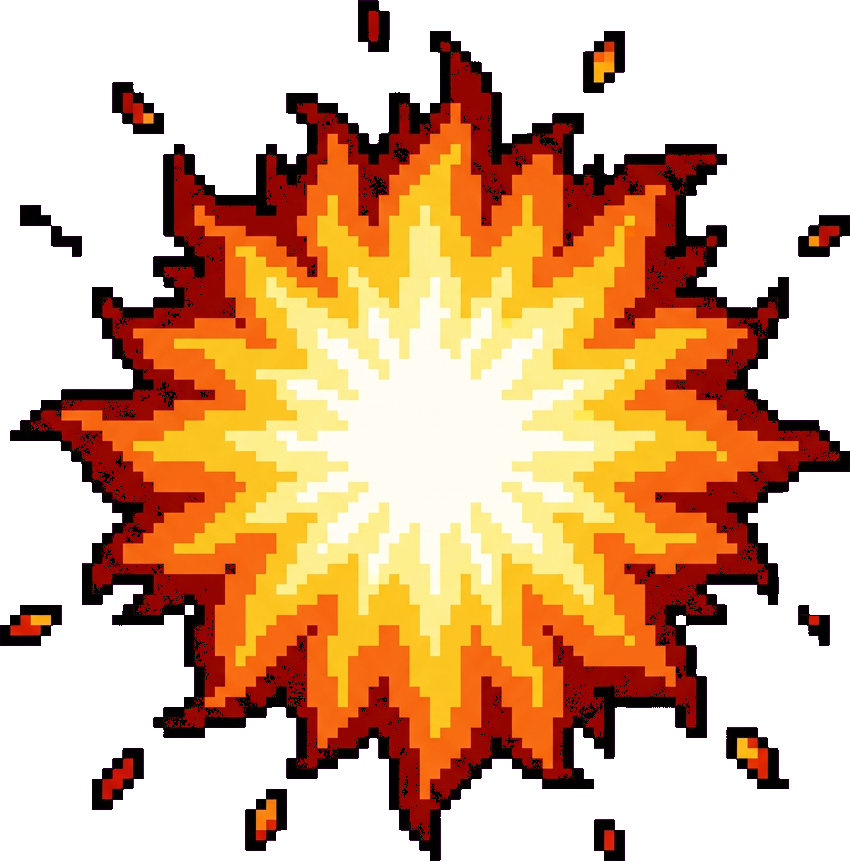
#> input picture projects/ashes-to-stars/art/out_p4_fx/fx_fire.png, 850 x 861 px
$ python optimize_fx_fire.py
#> lines starting #> are read from the running program, lines starting #| are printed output that depends on the picture; after the words box and inside, x2 and y2 are one past the last pixel; in counts of white or black regions, pixels touching at a corner belong together
### projects/ashes-to-stars/art/knock_bg.py
"""스프라이트 배경 제거 — 마젠타가 없어도 작동한다.

왜 생겼나(2026-08-18 실측, 클로드): spec_p22 첫 6장은 칸 안이 흰색·회색·남색이고
마젠타는 칸 사이 줄뿐이거나 아예 없었다. `chroma_key`는 #FF00FF만 지운다.
흰 배경을 '흰 픽셀 전부'로 지우면 할로우 가면(뼈색 흰색)이 같이 판다.

규칙:
  1. 마젠타(#FF00FF 근처)는 거리로 지운다(기존 크로마 + 디스필).
  2. 남은 불투명이 가장자리에 닿아 있고 그 색이 배경처럼 보이면, **가장자리에서만**
     같은 색을 따라 지운다. 검은 외곽선이 가면을 지킨다.
  3. 작은 덩어리(WALK L 같은 라벨)는 버린다.
  4. 너무 많이 지워지면 되돌린다 — 어두운 FX를 통째로 삼키지 않기 위해.
"""
from __future__ import annotations

from collections import deque

import numpy as np
from PIL import Image

CHROMA = np.array([255, 0, 255], dtype=np.int16)
CHROMA_TOL = 120
FLOOD_TOL = 32
LIGHT_L = 140          # 흰·밝은 회색 배경
MIN_KEEP_FRAC = 0.12   # 원래 불투명의 이 비율 아래로 내려가면 플러드 취소
SMALL_FRAC = 0.08      # 제일 큰 덩어리 대비 이보다 작으면 라벨


def _despill(rgb: np.ndarray, keep: np.ndarray) -> np.ndarray:
    r, g, b = rgb[..., 0], rgb[..., 1], rgb[..., 2]
    spill = np.minimum(r, b) - g
    hit = keep & (spill > 0)
    cap = g + np.maximum(0, (spill * 0.25).astype(np.int16))
    out = rgb.copy()
    out[..., 0] = np.where(hit, np.minimum(r, cap), r)
    out[..., 2] = np.where(hit, np.minimum(b, cap), b)
    return np.clip(out, 0, 255).astype(np.uint8)


def _chroma_mask(rgb: np.ndarray, tol: int = CHROMA_TOL) -> np.ndarray:
    d2 = ((rgb.astype(np.int32) - CHROMA.astype(np.int32)) ** 2).sum(axis=2)
    near = d2 < (tol * tol)
    # 힉스가 내는 '마젠타'는 #FF00FF가 아니라 분홍(184,63,145)인 경우가 많다.
    r = rgb[..., 0].astype(np.int16)
    g = rgb[..., 1].astype(np.int16)
    b = rgb[..., 2].astype(np.int16)
    pink = (r > 150) & (b > 120) & (g < np.minimum(r, b) - 25)
    return near | pink


# [31 lines left out: functions _checker_mask, _harsh_checker_mask, not called in this run]


def _corner_is_checker(rgb: np.ndarray) -> bool:
    h, w = rgb.shape[:2]
    p = min(14, h // 5 or 1, w // 5 or 1)
    boxes = ((0, 0, p, p), (0, w - p, p, w), (h - p, 0, h, p), (h - p, w - p, h, w))
    r = rgb[..., 0].astype(np.int16)
    g = rgb[..., 1].astype(np.int16)
    b = rgb[..., 2].astype(np.int16)
    gray = (np.abs(r - g) < 28) & (np.abs(g - b) < 28)
    L = (0.299 * r + 0.587 * g + 0.114 * b)
    for y0, x0, y1, x1 in boxes:
        sl = gray[y0:y1, x0:x1]
        if sl.size == 0:
            continue
        ll = L[y0:y1, x0:x1]
        light = float((sl & (ll > 160)).mean())
        dark = float((sl & (ll < 110)).mean())
        if light > 0.18 and dark > 0.18:
            return True
    return False


# [9 lines left out: function _center_has_mask, not called in this run]


def _corner_ref(rgb: np.ndarray, opaque: np.ndarray, patch: int = 8):
    """네 모서리의 불투명 픽셀 중앙값 = 배경색. 캐릭터가 중앙에 있으면 모서리는 배경이다."""
    h, w = opaque.shape
    p = min(patch, h // 4 or 1, w // 4 or 1)
    boxes = ((0, 0, p, p), (0, w - p, p, w), (h - p, 0, h, p), (h - p, w - p, h, w))
    chunks = []
    for y0, x0, y1, x1 in boxes:
        sl = opaque[y0:y1, x0:x1]
        if sl.any():
            chunks.append(rgb[y0:y1, x0:x1][sl].astype(np.int16))
    if not chunks:
        return None
    return np.median(np.concatenate(chunks, axis=0), axis=0)


# [31 lines left out: function _flood_to_ref, not called in this run]


def _labels(mask: np.ndarray) -> tuple[np.ndarray, int]:
    h, w = mask.shape
    lab = np.zeros((h, w), dtype=np.int32)
    n = 0
    ys, xs = np.where(mask)
    for y, x in zip(ys.tolist(), xs.tolist()):
        if lab[y, x]:
            continue
        n += 1
        q: deque[tuple[int, int]] = deque([(y, x)])
        lab[y, x] = n
        while q:
            cy, cx = q.popleft()
            for ny, nx in ((cy - 1, cx), (cy + 1, cx), (cy, cx - 1), (cy, cx + 1)):
                if 0 <= ny < h and 0 <= nx < w and mask[ny, nx] and lab[ny, nx] == 0:
                    lab[ny, nx] = n
                    q.append((ny, nx))
    return lab, n


def _drop_small(keep: np.ndarray) -> np.ndarray:
    lab, n = _labels(keep)
    if n <= 1:
        return keep
    counts = np.bincount(lab.ravel())
    counts[0] = 0
    biggest = int(counts.max())
    if biggest <= 0:
        return keep
    good = np.zeros(n + 1, dtype=bool)
    for i in range(1, n + 1):
        if counts[i] >= biggest * SMALL_FRAC:
            good[i] = True
    return good[lab]


def apply(img: Image.Image, crop: bool = False) -> Image.Image:
    """RGBA로 배경을 뺀다. crop=True면 내용 bbox로 자른다(단독 장)."""
    im = img.convert("RGBA")
    arr = np.asarray(im).copy()
    rgb = arr[..., :3]
    alpha = arr[..., 3]
    opaque0 = alpha > 0
    if not opaque0.any():
        return im

    mag = _chroma_mask(rgb)
    # 바둑판은 모서리가 바둑판일 때만. 가면(뼈색 큰 원)을 회색 바둑판으로 지우면 안 된다.
    chk = _checker_mask(rgb) | _harsh_checker_mask(rgb) if _corner_is_checker(rgb) else np.zeros(alpha.shape, dtype=bool)
    alpha = np.where(mag | chk, 0, alpha)
    rgb = _despill(rgb.astype(np.int16), alpha > 0)

    opaque = alpha > 0
    ref = _corner_ref(rgb, opaque)
    mag_frac = float(mag.mean())
    # 마젠타를 충분히 지웠으면 칸 안 배경은 이미 투명. 모서리에 남은 검은
    # 격자선을 따라가면 몸을 먹는다 → 플러드는 마젠타가 거의 없을 때만.
    if ref is not None and mag_frac < 0.08:
        ref_l = float(0.299 * ref[0] + 0.587 * ref[1] + 0.114 * ref[2])
        # 흰 배경은 가면(뼈색)과 가까우니 허용폭을 좁힌다. 외곽선이 막는다.
        l1_tol = 36 if ref_l >= LIGHT_L else FLOOD_TOL * 3
        bg = _flood_to_ref(rgb, opaque, ref, l1_tol)
        kept = opaque & ~bg
        if kept.any() and kept.mean() >= MIN_KEEP_FRAC * max(float(opaque0.mean()), 1e-6):
            alpha = np.where(bg, 0, alpha)

    keep = alpha > 0
    if keep.any():
        # 마젠타를 이미 지운 칸에서 종이 카드 휴리스틱을 돌리면
        # 어두운 몹 몸이 가장자리에 닿아 통째로 뚫린다(오너 22:03).
        if mag_frac < 0.15:
            keep = _drop_paper_blobs(rgb, keep)
        keep = _drop_small(keep)
        alpha = np.where(keep, alpha, 0)

    out = np.dstack([rgb, alpha.astype(np.uint8)])
    im = Image.fromarray(out, "RGBA")
    if crop:
        ys, xs = np.where(alpha > 0)
        if len(xs):
            im = im.crop((int(xs.min()), int(ys.min()), int(xs.max()) + 1, int(ys.max()) + 1))
    return im


# [73 lines left out: functions _drop_paper_blobs, strip_gray_checker, leftover_white_pct, apply_path, not called in this run]

### projects/ashes-to-stars/art/optimize_fx_fire.py
#!/usr/bin/env python3
"""기존 생성형 fx_fire를 투명 512px 런타임 심볼로 최적화한다.

새 그림을 다시 생성하지 않는다. P23 원본에 이미 검증된 배경 제거를 적용한 뒤,
실제 FxPool 표시 크기(높이 2유닛)에 맞춰 Lanczos 축소하고 투명 RGB를 정리한다.
"""
from pathlib import Path

from PIL import Image

import knock_bg


HERE = Path(__file__).resolve().parent
# P23 동명 원본은 육안상 회색 꽃무늬라 화염으로 읽히지 않는다. 이미 생성돼 있던
# P4 픽셀 불꽃 원본을 사용하고, 신규 생성은 하지 않는다.
SOURCE = HERE / "out_p4_fx" / "fx_fire.png"
TARGET = HERE.parent / "unity" / "Assets" / "Resources" / "fx" / "fx_fire.png"
SIZE = 512
CONTENT_SIZE = 480


def build() -> Image.Image:
    image = knock_bg.apply(Image.open(SOURCE), crop=True)
    # 불꽃은 FxPool에서 0.45→1.60배로 크게 팽창하므로 캔버스 가장자리 잘림을 피한다.
    image.thumbnail((CONTENT_SIZE, CONTENT_SIZE), Image.Resampling.LANCZOS)
    canvas = Image.new("RGBA", (SIZE, SIZE), (0, 0, 0, 0))
    canvas.alpha_composite(image, ((SIZE - image.width) // 2, (SIZE - image.height) // 2))

    # 완전 투명 픽셀의 숨은 RGB를 비워 텍스처 압축 가장자리의 회색 번짐을 막는다.
    pixels = canvas.load()
    for y in range(SIZE):
        for x in range(SIZE):
            if pixels[x, y][3] == 0:
                pixels[x, y] = (0, 0, 0, 0)
    return canvas


def main() -> None:
    image = build()
#> in apply, im is the input picture: PIL image 850x861 RGBA; mean R, G, B, A 218.8, 65.3, 143, 140
#> in _corner_is_checker, `L = (0.299 * r + 0.587 * g + 0.114 * b)`:
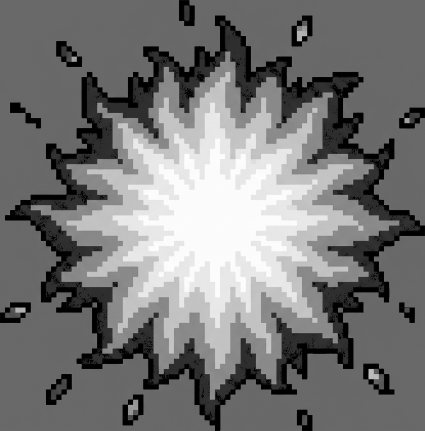
#> L: shape (861, 850) float64 (shown at 1/2 size); min 0, max 254.9, mean 120
#> in _despill, `hit = keep & (spill > 0)`:
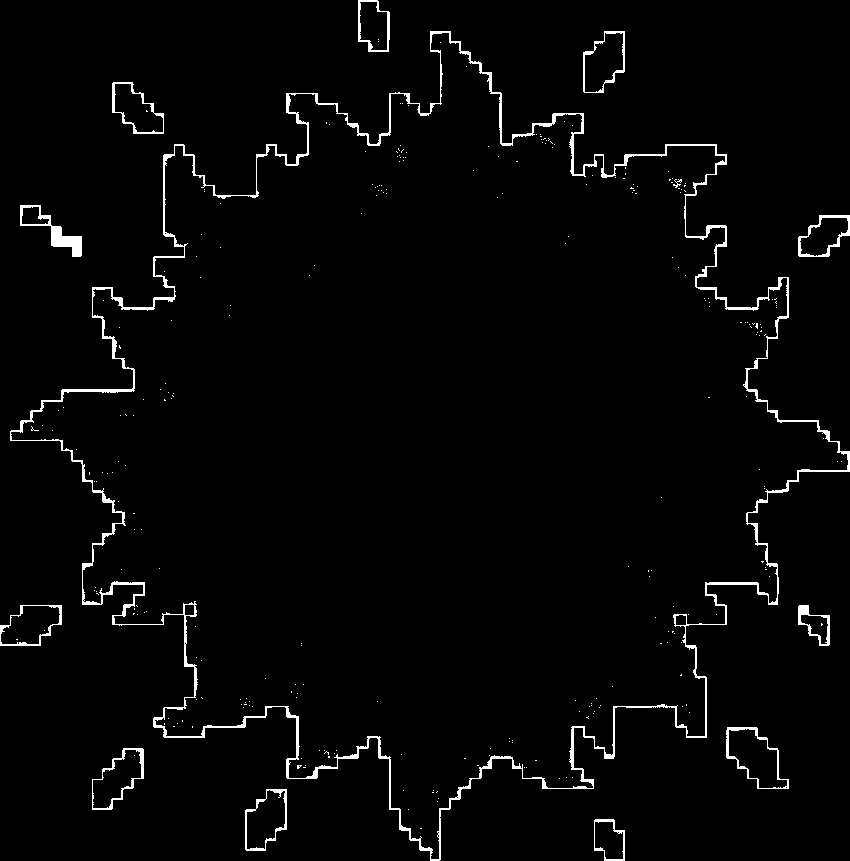
#> hit: shape (861, 850) bool; 2.3% white; 285 white regions (272 under 20 px), largest, box (x1, y1, x2, y2) and area: (10, 31, 850, 861) 11724, (20, 205, 82, 257) 785, (726, 727, 789, 789) 497
#> in _despill, `cap = g + np.maximum(0, (spill * 0.25).astype(np.int16))`:
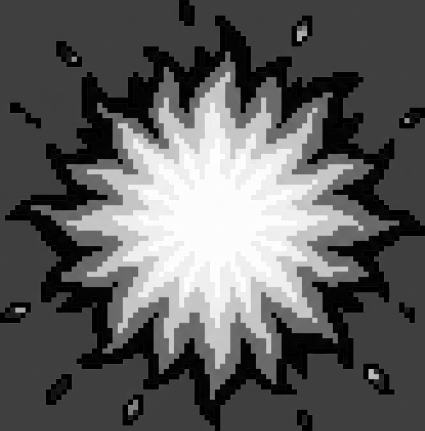
#> cap: shape (861, 850) int16 (shown at 1/2 size); min 0, max 255, mean 93.2
#> after the loop in _corner_ref, `for y0, x0, y1, x1 in boxes:`: chunks = []
#> in apply, `mag_frac = float(mag.mean())`: mag_frac = 0.451
#> the loop in _labels, `for y, x in zip(ys.tolist(), xs.tolist()):` made 401707 passes
#> (y, x) on passes 2 to 4: (0, 359), (0, 360), (0, 361)
#> after the loop in _labels, `for y, x in zip(ys.tolist(), xs.tolist()):`:
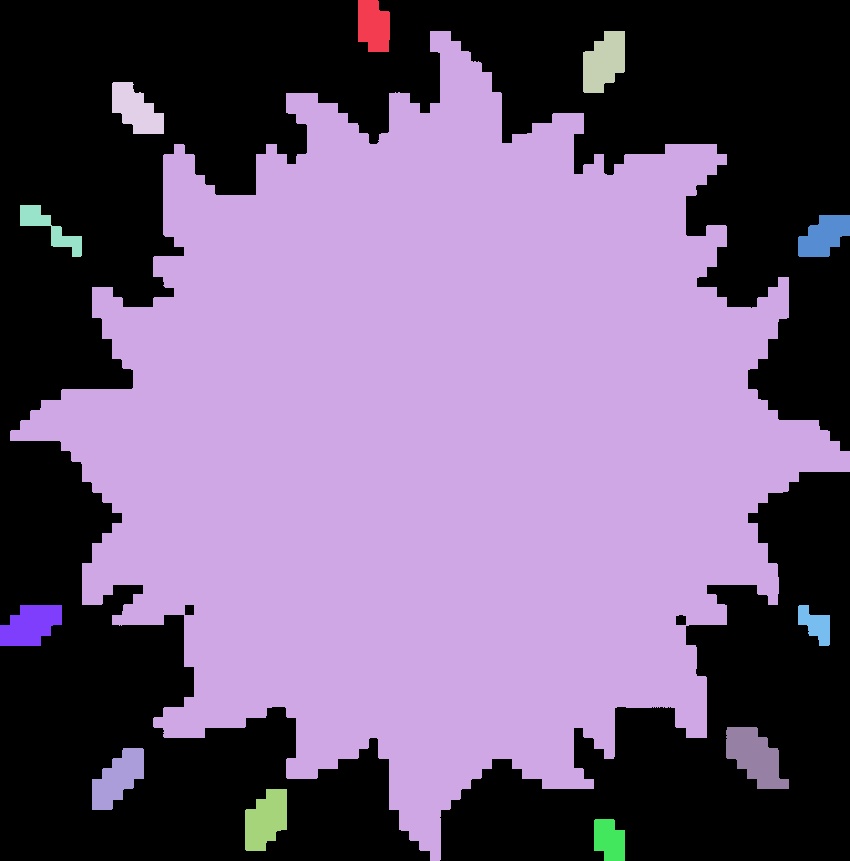
#> lab: shape (861, 850) int32; 13 distinct labels, from 0 to 12; one colour per label, 0 black
#> after the loop in _labels, `for y, x in zip(ys.tolist(), xs.tolist()):`: n = 12
#> in _drop_small, `counts = np.bincount(lab.ravel())`: counts = [330143, 1430, 383776, 1970, 1751, 1099, 1551, 1913, 783, 2418, 1967, 1959, 1090]
#> in _drop_small, `biggest = int(counts.max())`: biggest = 383776
#> after the loop in _drop_small, `for i in range(1, n + 1):`: good = [False, False, True, False, False, False, False, False, False, False, False, False, False]
    TARGET.parent.mkdir(parents=True, exist_ok=True)
    image.save(TARGET, optimize=True)
    alpha = image.getchannel("A")
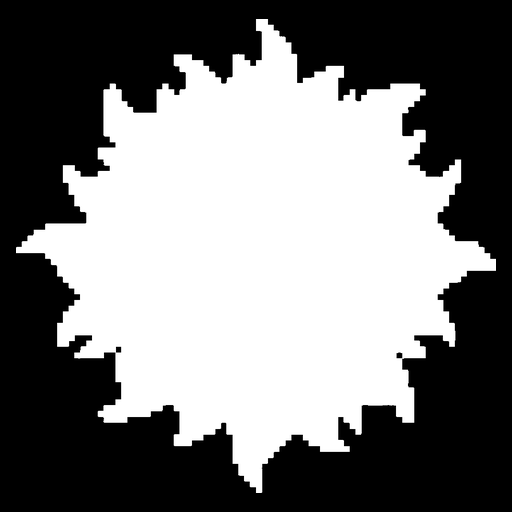
#> alpha: PIL image 512x512 L; min 0, max 255, mean 121.8
    histogram = alpha.histogram()
#> histogram = 256 values, max 132739 at index 0, min 0 at index 50, mean 1024
    clear = sum(histogram[:16])
#> clear = 135455
    solid = sum(histogram[241:])
#> solid = 123897
    print(f"→ {TARGET.name} {image.size[0]}×{image.size[1]} clear={clear} solid={solid}")
#| → fx_fire.png 512×512 clear=135455 solid=123897


if __name__ == "__main__":
    main()

$ run again, with projects/ashes-to-stars/art/out_p4_fx/fx_death.png copied over projects/ashes-to-stars/art/out_p4_fx/fx_fire.png
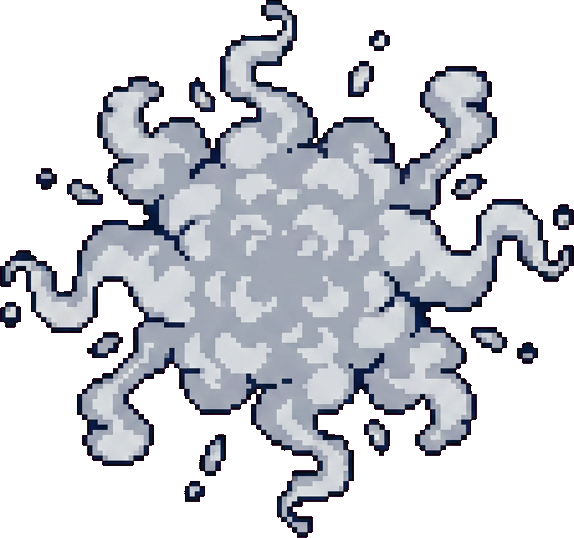
#> input picture projects/ashes-to-stars/art/out_p4_fx/fx_death.png, 574 x 538 px
#> in apply, im is the input picture: PIL image 574x538 RGBA; mean R, G, B, A 206.2, 70, 212.5, 113.3
#> opaque0: shape (538, 574) bool; 44.4% white; 15 white regions, largest, box (x1, y1, x2, y2) and area: (0, 0, 574, 538) 129666, (199, 434, 226, 476) 780, (348, 61, 374, 97) 729
#> gray: shape (538, 574) bool; 40.5% white; 22 white regions (7 under 20 px), largest, box (x1, y1, x2, y2) and area: (0, 0, 574, 538) 119757, (200, 435, 226, 476) 614, (349, 61, 374, 97) 546
#> chk: shape (538, 574) bool; every value is 0
#> hit: shape (538, 574) bool; 3.5% white in thin lines or dots
#> after the loop in _corner_ref, `for y0, x0, y1, x1 in boxes:`: chunks = []
#> mag_frac = 0.556
#> the loop in _labels, `for y, x in zip(ys.tolist(), xs.tolist()):` made 137177 passes
#> (y, x) on passes 2 to 4: (0, 267), (0, 268), (0, 269)
#> after the loop in _labels, `for y, x in zip(ys.tolist(), xs.tolist()):`:
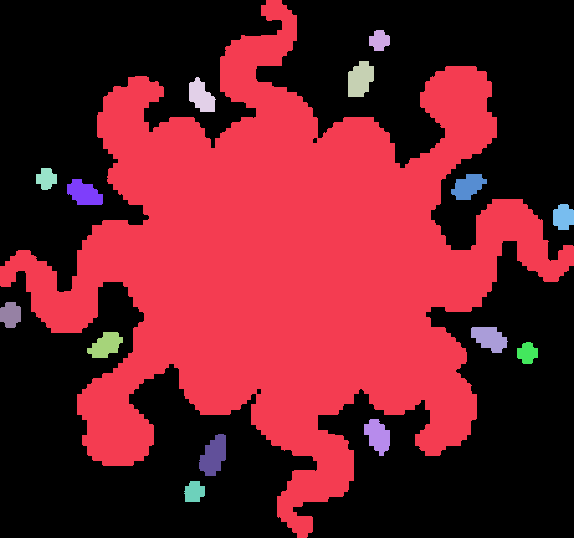
#> lab: shape (538, 574) int32; 16 distinct labels, from 0 to 15; one colour per label, 0 black
#> after the loop in _labels, `for y, x in zip(ys.tolist(), xs.tolist()):`: n = 15
#> counts = [171635, 129666, 327, 729, 608, 335, 603, 656, 445, 439, 660, 605, 339, 636, 780, 349]
#> biggest = 129666
#> after the loop in _drop_small, `for i in range(1, n + 1):`: good = [False, True, False, False, False, False, False, False, False, False, False, False, False, False, False, False]
#> in main, `alpha = image.getchannel("A")`:
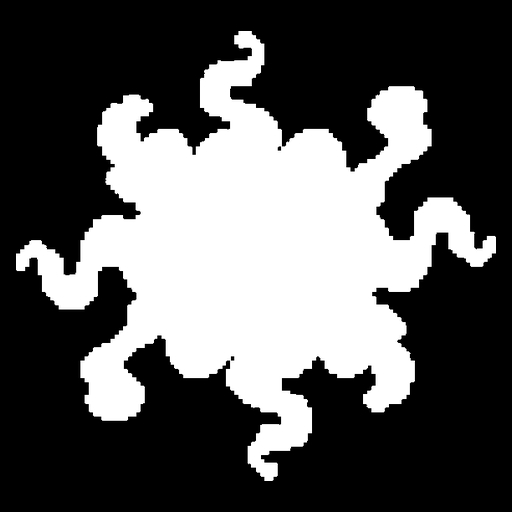
#> alpha: PIL image 512x512 L; min 0, max 255, mean 88.2
#> histogram = 256 values, max 166915 at index 0, min 2 at index 69, mean 1024
#> clear = 169952
#> solid = 89033
#| → fx_fire.png 512×512 clear=169952 solid=89033
